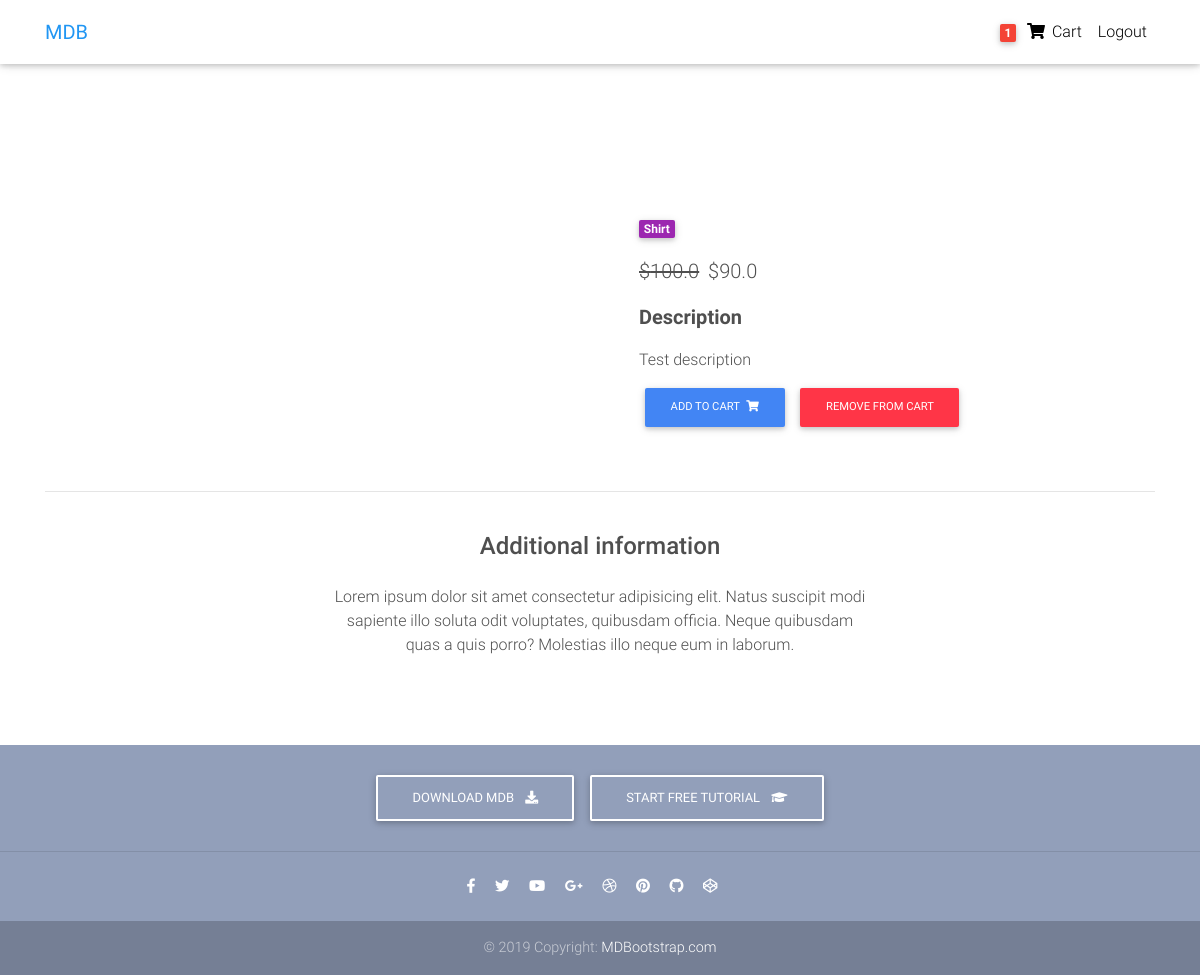
/product/cardigan-1/ (signed in), run on the app's committed database.
### core/models.py (models this page shows, shortened)
class Order(models.Model):
    user = models.ForeignKey(settings.AUTH_USER_MODEL, on_delete=models.CASCADE)
    items = models.ManyToManyField(OrderItem)
    start_date = models.DateTimeField(auto_now_add=True)
    ordered_date = models.DateTimeField()
    ordered = models.BooleanField(default=False)
    billing_address = models.ForeignKey('BillingAddress', on_delete=models.SET_NULL, blank=True, null=True)
    payment = models.ForeignKey('Payment', on_delete=models.SET_NULL, blank=True, null=True)

class Item(models.Model):
    title = models.CharField(max_length=100)
    price = models.FloatField()
    discount_price = models.FloatField(blank=True, null=True)
    category = models.CharField(choices=CATEGORY_CHOICES, max_length=2, default="S")
    label  = models.CharField(choices=LABEL_CHOICES, max_length=2, default="P")
    slug = models.SlugField()
    description = models.TextField()
    def get_add_to_cart_url(self):
        return reverse("core:add-to-cart", kwargs={'slug': self.slug})
    def get_remove_from_cart_url(self):
        return reverse("core:remove-from-cart", kwargs={'slug': self.slug})

### core/views.py (the view)
# urls.py: path('product/<slug>/', ItemDetailView.as_view(), name='product'),
class ItemDetailView(DetailView):
    model = Item
    template_name = "product.html"

### core/templatetags/cart_template_tags.py (called while the page is built)
@register.filter
def cart_item_count(user):
    if user.is_authenticated:
        qs = Order.objects.filter(user=user, ordered=False)
        if qs.exists():
            return qs[0].items.count()
    return 0

### templates/product.html (shortened to what this page needs)
{% extends "base.html" %}
{% load cart_template_tags %}
{% block content %}
<main class="mt-5 pt-4">
  <div class="container dark-grey-text mt-5">
    <div class="row wow fadeIn">
      <div class="col-md-6 mb-4">
      </div>
      <div class="col-md-6 mb-4">
        <div class="p-4">
          <div class="mb-3">
            <a href="">
              <span class="badge purple mr-1">{{ object.get_category_display }}</span>
            </a>
          </div>
          <p class="lead">
            {% if object.discount_price %}
            <span class="mr-1">
                <del>${{ object.price }}</del>
              </span>
            <span>${{ object.discount_price }}</span>
            {% else %}
            <span>${{ object.price }}</span>
            {% endif %}
          </p>
          <p class="lead font-weight-bold">Description</p>
          <p>{{ object.description }}</p>
          <a href="{{ object.get_add_to_cart_url }}" class="btn btn-primary btn-md my-0 p">Add to cart
            <i class="fas fa-shopping-cart ml-1"></i>
          </a>
          <a href="{{ object.get_remove_from_cart_url }}" class="btn btn-danger btn-md my-0 p">Remove from cart</a>
        </div>
      </div>
    </div>
    <hr>
    <div class="row d-flex justify-content-center wow fadeIn">
      <div class="col-md-6 text-center">
        <h4 class="my-4 h4">Additional information</h4>
        <p>Lorem ipsum dolor sit amet consectetur adipisicing elit. Natus suscipit modi sapiente illo soluta odit
          voluptates,
          quibusdam officia. Neque quibusdam quas a quis porro? Molestias illo neque eum in laborum.</p>
      </div>
    </div>
    <div class="row wow fadeIn">
      <div class="col-lg-4 col-md-12 mb-4">
      </div>
      <div class="col-lg-4 col-md-6 mb-4">
      </div>
      <div class="col-lg-4 col-md-6 mb-4">
      </div>
    </div>
  </div>
</main>
<footer class="page-footer text-center font-small mt-4 wow fadeIn">
  <div class="pt-4">
    <a class="btn btn-outline-white" href="https://mdbootstrap.com/docs/jquery/getting-started/download/"
       target="_blank"
       role="button">Download MDB
      <i class="fas fa-download ml-2"></i>
    </a>
    <a class="btn btn-outline-white" href="https://mdbootstrap.com/education/bootstrap/" target="_blank" role="button">Start
      free tutorial
      <i class="fas fa-graduation-cap ml-2"></i>
    </a>
  </div>
  <hr class="my-4">
  <div class="pb-4">
    <a href="https://www.facebook.com/mdbootstrap" target="_blank">
      <i class="fab fa-facebook-f mr-3"></i>
    </a>
    <a href="https://twitter.com/MDBootstrap" target="_blank">
      <i class="fab fa-twitter mr-3"></i>
    </a>
    <a href="https://www.youtube.com/watch?v=7MUISDJ5ZZ4" target="_blank">
      <i class="fab fa-youtube mr-3"></i>
    </a>
    <a href="https://plus.google.com/u/0/b/107863090883699620484" target="_blank">
      <i class="fab fa-google-plus-g mr-3"></i>
    </a>
    <a href="https://dribbble.com/mdbootstrap" target="_blank">
      <i class="fab fa-dribbble mr-3"></i>
    </a>
    <a href="https://pinterest.com/mdbootstrap" target="_blank">
      <i class="fab fa-pinterest mr-3"></i>
    </a>
    <a href="https://github.com/mdbootstrap/bootstrap-material-design" target="_blank">
      <i class="fab fa-github mr-3"></i>
    </a>
    <a href="http://codepen.io/mdbootstrap/" target="_blank">
      <i class="fab fa-codepen mr-3"></i>
    </a>
  </div>
  <div class="footer-copyright py-3">
    © 2019 Copyright:
    <a href="https://mdbootstrap.com/education/bootstrap/" target="_blank"> MDBootstrap.com </a>
  </div>
</footer>
{% endblock content %}

### templates/base.html (shortened to what this page needs)
<!DOCTYPE html>
{% load static %}
{% load cart_template_tags %}
<html lang="en">
<head>
  <link rel="stylesheet" href="https://use.fontawesome.com/releases/v5.11.2/css/all.css">
  <link href="{% static 'css/bootstrap.min.css' %}" rel="stylesheet">
  <link href="{% static 'css/mdb.min.css' %}" rel="stylesheet">
  <link href="{% static 'css/style.min.css' %}" rel="stylesheet">
</head>
<body>
<nav class="navbar fixed-top navbar-expand-lg navbar-light white scrolling-navbar">
  <div class="container">
    <a class="navbar-brand waves-effect" href="https://mdbootstrap.com/docs/jquery/" target="_blank">
      <strong class="blue-text">MDB</strong>
    </a>
    <div class="collapse navbar-collapse" id="navbarSupportedContent">
      <ul class="navbar-nav nav-flex-icons">
        {% if request.user.is_authenticated %}
        <li class="nav-item">
          <a href="{% url 'core:order-summary' %}" class="nav-link waves-effect">
            <span class="badge red z-depth-1 mr-1"> {{ request.user|cart_item_count }} </span>
            <i class="fas fa-shopping-cart"></i>
            <span class="clearfix d-none d-sm-inline-block"> Cart </span>
          </a>
        </li>
        <li class="nav-item">
          <a class="nav-link waves-effect" href="{% url 'account_logout' %}">
            <span class="clearfix d-none d-sm-inline-block"> Logout </span>
          </a>
        </li>
        {% endif %}
      </ul>
    </div>
  </div>
</nav>
<div class="mt-5 pt-4">
</div>
{% block content %}
{% endblock content %}
</body>
</html>

### templates/base.html (style rules this page uses)
html, body, header, .carousel { height: 60vh; }

### data on the page
Item: category "Shirt", price "100.0", discount_price "90.0", description "Test description"

### other printed values
{{ request.user|cart_item_count }} "1"
